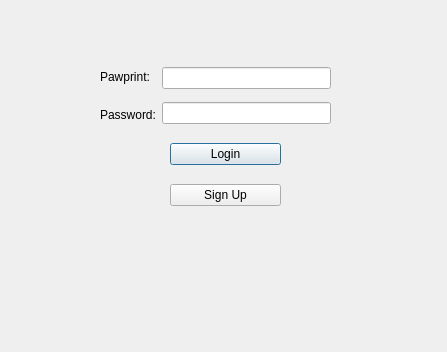
<?xml version="1.0" encoding="UTF-8"?>
<ui version="4.0">
 <class>LoginWindow</class>
 <widget class="QDialog" name="LoginWindow">
  <property name="geometry">
   <rect>
    <x>0</x>
    <y>0</y>
    <width>447</width>
    <height>352</height>
   </rect>
  </property>
  <property name="windowTitle">
   <string>Dialog</string>
  </property>
  <widget class="QWidget" name="layoutWidget">
   <property name="geometry">
    <rect>
     <x>100</x>
     <y>60</y>
     <width>231</width>
     <height>71</height>
    </rect>
   </property>
   <layout class="QHBoxLayout" name="horizontalLayout">
    <item>
     <layout class="QVBoxLayout" name="verticalLayout">
      <item>
       <widget class="QLabel" name="label">
        <property name="text">
         <string>Pawprint:</string>
        </property>
       </widget>
      </item>
      <item>
       <widget class="QLabel" name="label_2">
        <property name="text">
         <string>Password:</string>
        </property>
       </widget>
      </item>
     </layout>
    </item>
    <item>
     <layout class="QVBoxLayout" name="verticalLayout_2">
      <item>
       <widget class="QLineEdit" name="lineEdit_Pawprint"/>
      </item>
      <item>
       <widget class="QLineEdit" name="lineEdit_Password"/>
      </item>
     </layout>
    </item>
   </layout>
  </widget>
  <widget class="QLabel" name="label_error1">
   <property name="geometry">
    <rect>
     <x>100</x>
     <y>30</y>
     <width>231</width>
     <height>16</height>
    </rect>
   </property>
   <property name="text">
    <string/>
   </property>
  </widget>
  <widget class="QLabel" name="label_pic">
   <property name="geometry">
    <rect>
     <x>170</x>
     <y>220</y>
     <width>111</width>
     <height>111</height>
    </rect>
   </property>
   <property name="text">
    <string/>
   </property>
  </widget>
  <widget class="QWidget" name="layoutWidget">
   <property name="geometry">
    <rect>
     <x>170</x>
     <y>130</y>
     <width>111</width>
     <height>91</height>
    </rect>
   </property>
   <layout class="QVBoxLayout" name="verticalLayout_3">
    <item>
     <widget class="QPushButton" name="pushButton_Login">
      <property name="text">
       <string>Login</string>
      </property>
     </widget>
    </item>
    <item>
     <widget class="QPushButton" name="pushButton_Signup">
      <property name="text">
       <string>Sign Up</string>
      </property>
     </widget>
    </item>
   </layout>
  </widget>
 </widget>
 <resources/>
 <connections/>
</ui>
